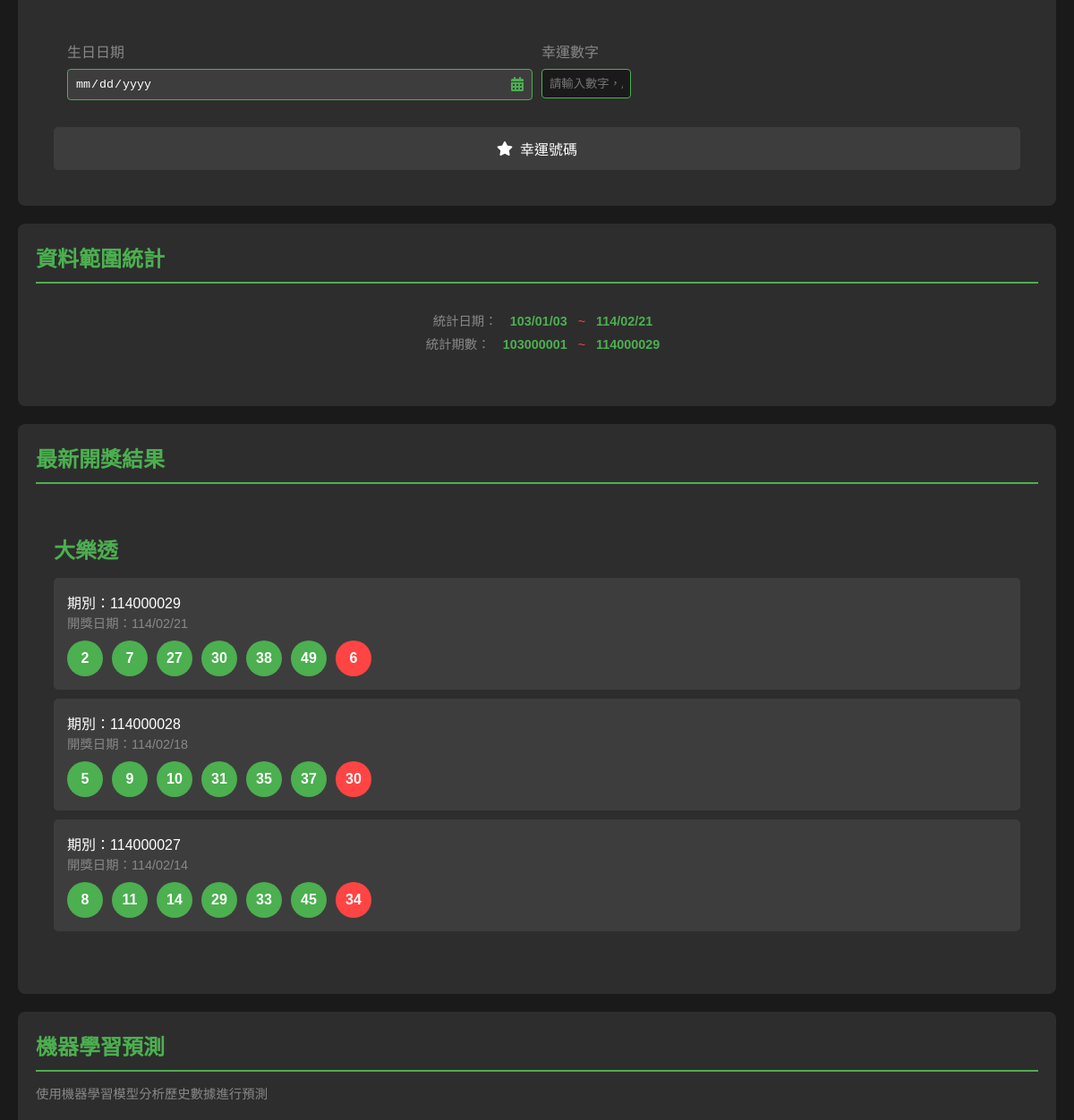
Before: / (middle part) with the older database file.
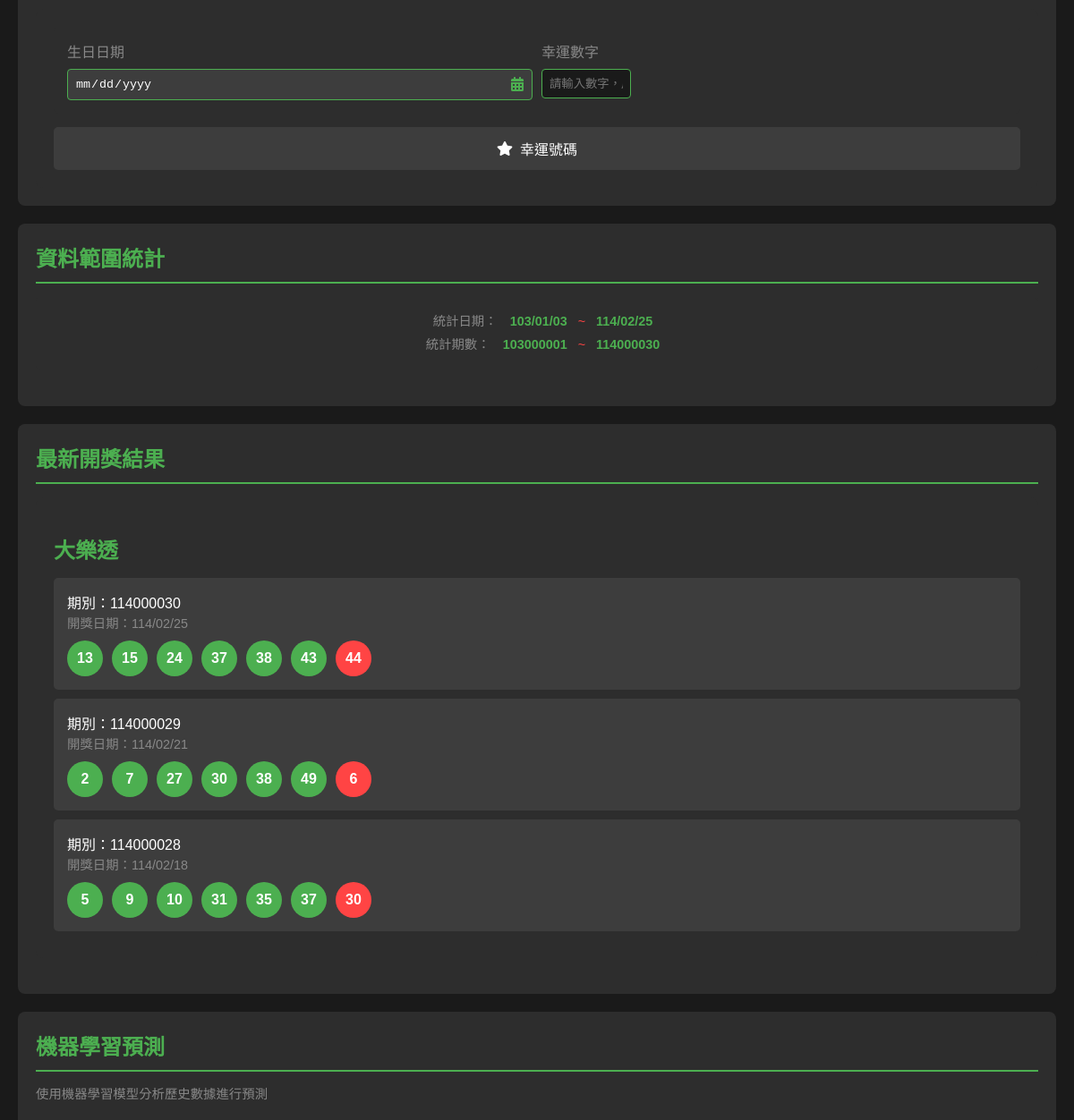
After: the same page with the newer database file.
### tables this page shows
CREATE TABLE big_lotto (
        id INTEGER PRIMARY KEY AUTOINCREMENT,
        draw_term TEXT NOT NULL,
        draw_date TEXT NOT NULL,
        num1 INTEGER NOT NULL,
        num2 INTEGER NOT NULL,
        num3 INTEGER NOT NULL,
        num4 INTEGER NOT NULL,
        num5 INTEGER NOT NULL,
        num6 INTEGER NOT NULL,
        special_num INTEGER NOT NULL,
        total_sales INTEGER,
        created_at TIMESTAMP DEFAULT CURRENT_TIMESTAMP
    );

### app.py (the view)
@app.route('/')
def index():
    latest_draws = get_latest_draws()
    data_ranges = get_data_range()
    return render_template('index.html', draws=latest_draws, ranges=data_ranges)

### templates/index.html (shortened to what this page needs)
<!DOCTYPE html>
<html lang="zh-TW">
<head>
    <link rel="stylesheet" href="https://cdnjs.cloudflare.com/ajax/libs/font-awesome/5.15.4/css/all.min.css">
</head>
<body>
    <div class="analysis-controls">
        <div class="analysis-content">
            <div class="lucky-number-section">
                <div class="lucky-number-inputs">
                    <div class="input-group">
                        <label for="birth-date">生日日期</label>
                        <div class="date-picker-wrapper">
                            <input type="date"
                                   id="birth-date"
                                   class="analysis-input"
                                   max="2025-12-31">
                        </div>
                    </div>
                    <div class="input-group">
                        <label for="lucky-numbers">幸運數字</label>
                        <input type="text"
                               id="lucky-numbers"
                               class="analysis-input"
                               placeholder="請輸入數字，用逗號分隔">
                    </div>
                </div>
                <button onclick="getLuckyNumbers()" class="analysis-button lucky-button">
                    <i class="fas fa-star"></i>
                    幸運號碼
                </button>
            </div>
        </div>
    </div>
    <div class="section-container">
        <div class="section-title">資料範圍統計</div>
        <div id="big-lotto-range" class="data-range active">
            <div>
                <span class="range-label">統計日期：</span>
                <span class="range-value">{{ ranges.big_lotto.start }}</span>
                <span class="range-separator">~</span>
                <span class="range-value">{{ ranges.big_lotto.end }}</span>
            </div>
            <div>
                <span class="range-label">統計期數：</span>
                <span class="range-value">{{ ranges.big_lotto.start_term }}</span>
                <span class="range-separator">~</span>
                <span class="range-value">{{ ranges.big_lotto.end_term }}</span>
            </div>
        </div>
    </div>
    <div class="section-container">
        <div class="section-title">最新開獎結果</div>
        <div id="big-lotto" class="lottery-section active">
            <h2 class="lottery-title">大樂透</h2>
            {% for draw in draws.big_lotto %}
            <div class="draw-info">
                <div>期別：{{ draw[0] }}</div>
                <div class="draw-date">開獎日期：{{ draw[1] }}</div>
                <div class="numbers">
                    {% for num in draw[2:8] %}
                    <div class="number">{{ num }}</div>
                    {% endfor %}
                    <div class="number special-number">{{ draw[8] }}</div>
                </div>
            </div>
            {% endfor %}
        </div>
    </div>
    <div class="section-container">
        <div class="section-title">機器學習預測</div>
        <div class="section-description">使用機器學習模型分析歷史數據進行預測</div>
    </div>
</body>
</html>

### templates/index.html (style rules this page uses)
* { box-sizing: border-box; }
body { font-family: Arial, sans-serif; max-width: 1200px; margin: 0 auto; padding: 20px; background-color: #1a1a1a; color: #ffffff; }
.lottery-section { background-color: #2d2d2d; border-radius: 8px; padding: 20px; margin-bottom: 20px; display: none; }
.lottery-section.active { display: block; }
.lottery-title { color: #4CAF50; margin-bottom: 15px; }
.draw-info { background-color: #3d3d3d; padding: 15px; border-radius: 5px; margin-bottom: 10px; }
.numbers { display: flex; gap: 10px; margin-top: 10px; }
.number { width: 40px; height: 40px; background-color: #4CAF50; border-radius: 50%; display: flex; align-items: center; justify-content: center; font-weight: bold; }
.special-number { background-color: #ff4444; }
.draw-date { color: #888; font-size: 0.9em; }
.data-range { text-align: center; color: #888; margin-bottom: 20px; font-size: 0.9em; padding: 15px; background-color: #2d2d2d; border-radius: 5px; display: none; line-height: 1.8; }
.data-range.active { display: block; }
.range-label { color: #888; display: inline-block; width: 85px; text-align: right; margin-right: 10px; }
.range-value { color: #4CAF50; font-weight: bold; }
.range-separator { color: #ff4444; margin: 0 8px; }
.section-container { background-color: #2d2d2d; border-radius: 8px; padding: 20px; margin: 20px 0; }
.section-title { color: #4CAF50; font-size: 1.5em; font-weight: bold; margin-bottom: 15px; padding-bottom: 10px; border-bottom: 2px solid #4CAF50; }
.section-description { color: #888; margin-bottom: 20px; font-size: 0.9em; line-height: 1.5; }
.analysis-controls { background-color: #2d2d2d; padding: 20px; border-radius: 8px; margin-bottom: 20px; }
.analysis-input { padding: 8px; border-radius: 4px; border: 1px solid #4CAF50; background-color: #1a1a1a; color: white; width: 100px; }
.analysis-button { padding: 10px 15px; font-size: 14px; background-color: #4CAF50; color: white; border: none; border-radius: 4px; cursor: pointer; }
.analysis-button { display: flex; align-items: center; justify-content: center; gap: 8px; padding: 12px 20px; font-size: 16px; border: none; border-radius: 5px; background-color: #3d3d3d; color: #ffffff; cursor: pointer; transition: all 0.3s ease; width: 100%; }
.analysis-button i { font-size: 16px; }
.lucky-number-section { background-color: #2d2d2d; padding: 20px; border-radius: 8px; margin-top: 20px; }
.lucky-number-inputs { display: grid; grid-template-columns: 1fr 1fr; gap: 10px; margin-bottom: 10px; background-color: #2d2d2d; padding: 15px; border-radius: 5px; }
.input-group { display: flex; flex-direction: column; gap: 8px; }
.input-group label { color: #888; }
.analysis-input[type="date"] { background-color: #3d3d3d; color: #ffffff; border: 1px solid #4CAF50; padding: 8px; border-radius: 4px; }
.analysis-input[type="date"]::placeholder { color: #888; }
.date-picker-wrapper { position: relative; }
.date-picker-wrapper { position: relative; display: flex; align-items: center; }
.analysis-input[type="date"] { width: 100%; background-color: #3d3d3d; color: #ffffff; border: 1px solid #4CAF50; padding: 8px 30px 8px 8px; border-radius: 4px; cursor: pointer; }
.lucky-button { width: 100%; margin-top: 15px; }

Changed rows visible on the page:
removed big_lotto: draw_term "114000027", draw_date "114/02/14", 8 "8" "11" "14" "29" "33" "45", special_num "34"
added big_lotto: draw_term "114000030", draw_date "114/02/25", 8 "13" "15" "24" "37" "38" "43", special_num "44"
Other visible differences:
{{ ranges.big_lotto.end }}: "114/02/21" → "114/02/25"
{{ ranges.big_lotto.end_term }}: "114000029" → "114000030"
